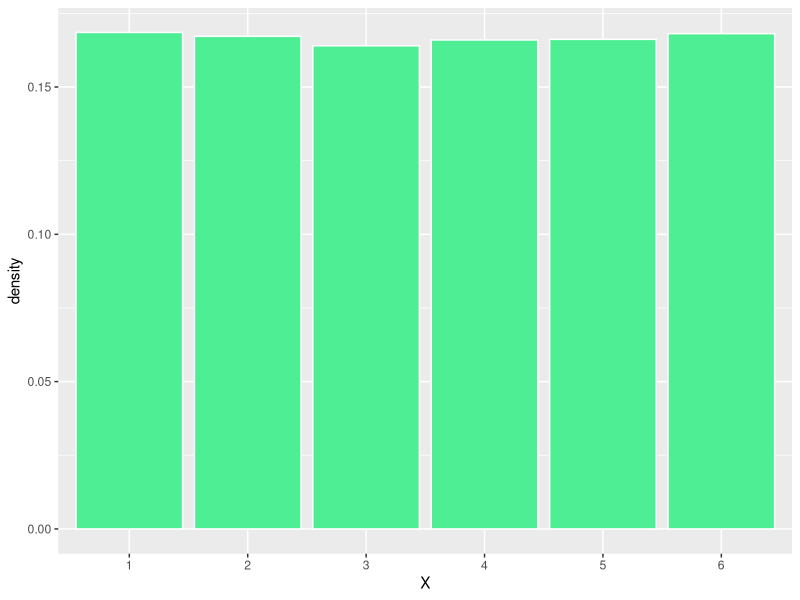
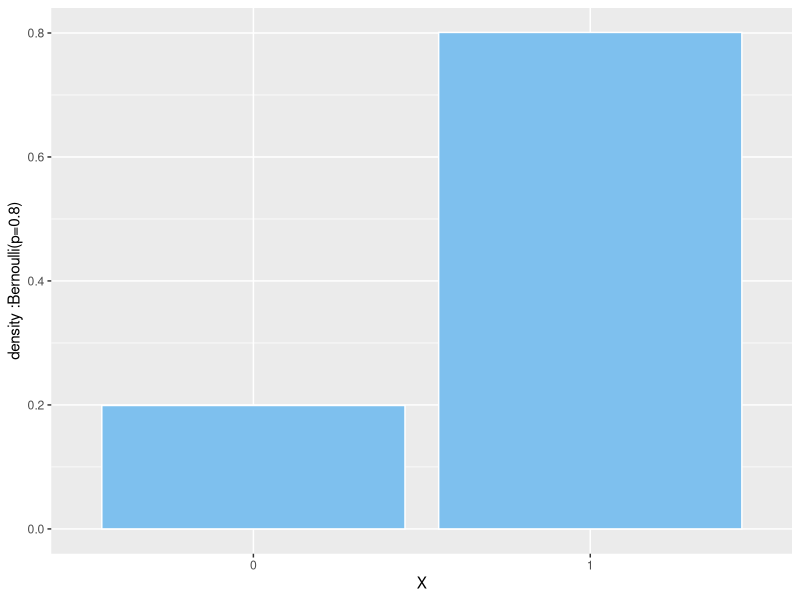
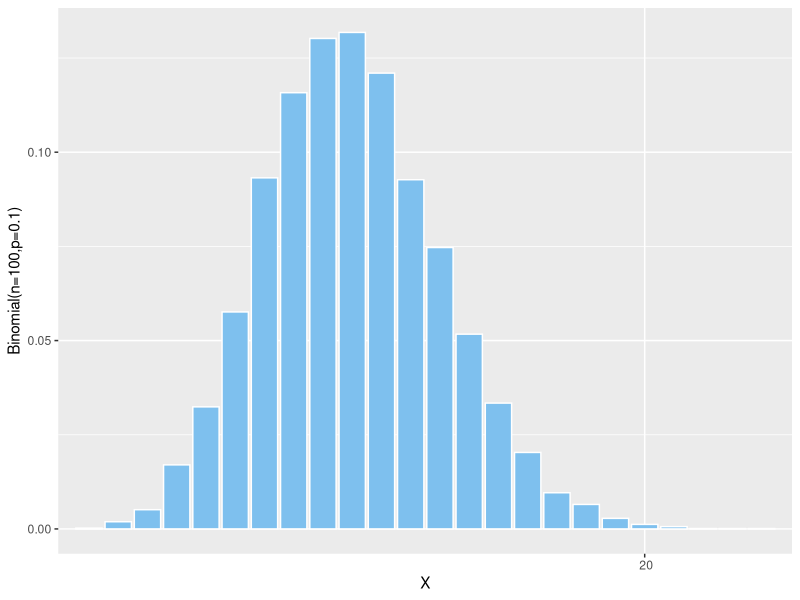
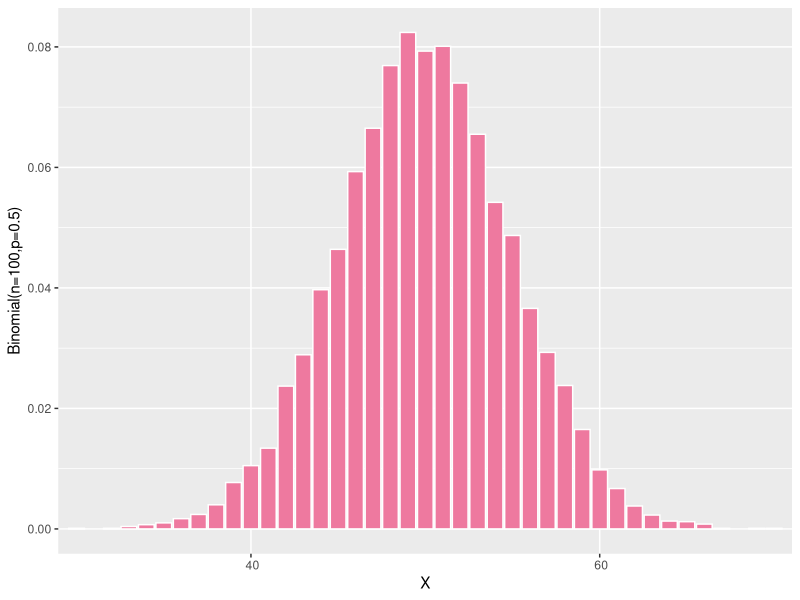
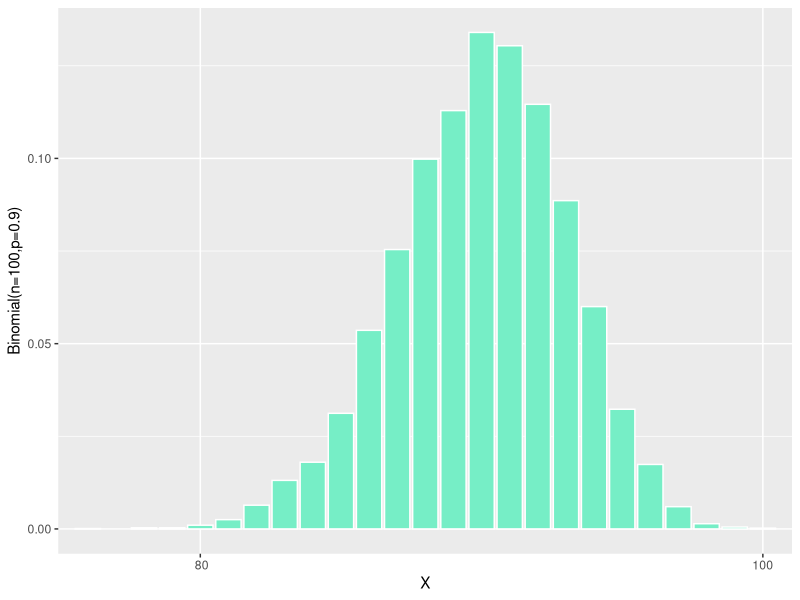
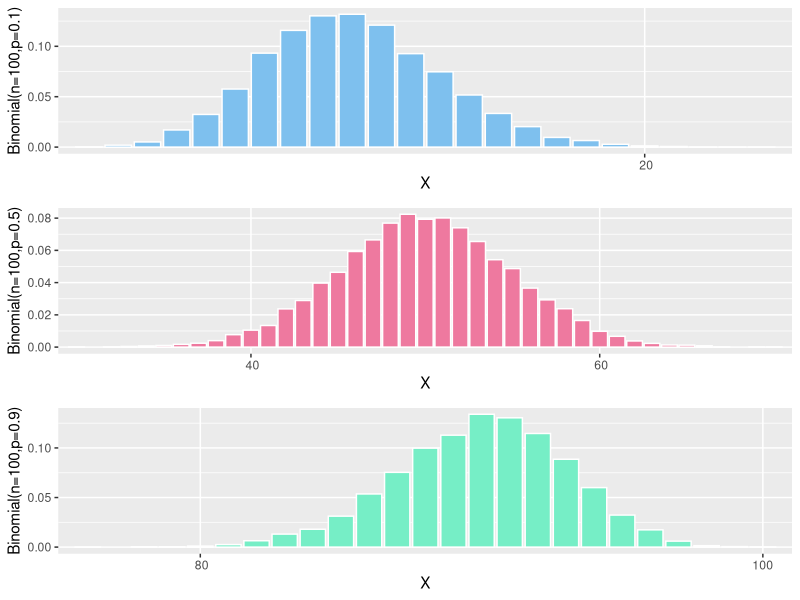
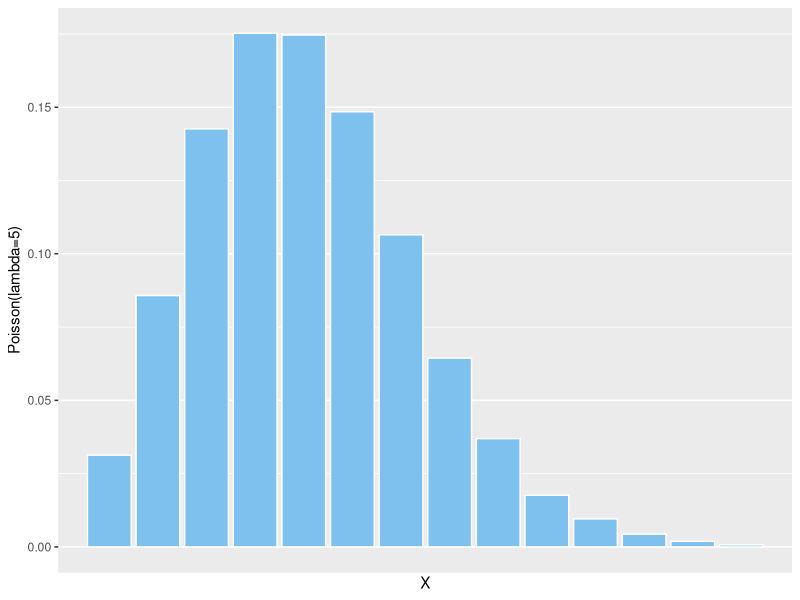
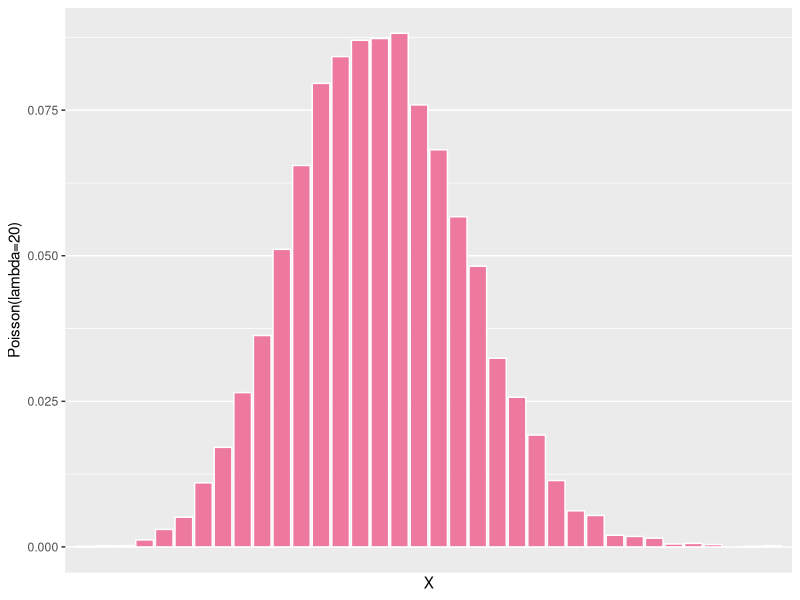

Generate these figures, in order, with R:
library(ggplot2)
library(scales)
multiplot <- function(..., plotlist=NULL, file, cols=1, layout=NULL) {
  library(grid)
  
  # Make a list from the ... arguments and plotlist
  plots <- c(list(...), plotlist)
  
  numPlots = length(plots)
  
  # If layout is NULL, then use 'cols' to determine layout
  if (is.null(layout)) {
    # Make the panel
    # ncol: Number of columns of plots
    # nrow: Number of rows needed, calculated from # of cols
    layout <- matrix(seq(1, cols * ceiling(numPlots/cols)),
                     ncol = cols, nrow = ceiling(numPlots/cols))
  }
  
  if (numPlots==1) {
    print(plots[[1]])
    
  } else {
    # Set up the page
    grid.newpage()
    pushViewport(viewport(layout = grid.layout(nrow(layout), ncol(layout))))
    
    # Make each plot, in the correct location
    for (i in 1:numPlots) {
      # Get the i,j matrix positions of the regions that contain this subplot
      matchidx <- as.data.frame(which(layout == i, arr.ind = TRUE))
      
      print(plots[[i]], vp = viewport(layout.pos.row = matchidx$row,
                                      layout.pos.col = matchidx$col))
    }
  }
}
# uniform
x=sample(1:6,100000,replace = T)
d=data.frame(x=x)
ggplot(d,aes(x=as.factor(x)))+
  geom_bar(fill='seagreen2',color='white',aes(y=..count../sum(..count..)))+
  ylab('density')+xlab('X')
#bernoulli
x=sample(c(0,1),10000,replace=T,p=c(0.2,0.8))
d=data.frame(x=x)
ggplot(d,aes(x=as.factor(x)))+
  geom_bar(fill='skyblue2',color='white',aes(y=..count../sum(..count..)))+
  ylab('density :Bernoulli(p=0.8)')+xlab('X')

#binomial

x=rbinom(10000,100,0.1)
d=data.frame(x=x)
p1=ggplot(d,aes(x=as.factor(x)))+
  geom_bar(fill='skyblue2',color='white',aes(y=..count../sum(..count..)))+
  ylab('Binomial(n=100,p=0.1)')+xlab('X')+scale_x_discrete(breaks= pretty_breaks(),limits=c(1:100))
p1

x=rbinom(10000,100,0.5)
d=data.frame(x=x)
p2=ggplot(d,aes(x=as.factor(x)))+
  geom_bar(fill='palevioletred2',color='white',aes(y=..count../sum(..count..)))+
  ylab('Binomial(n=100,p=0.5)')+xlab('X')+scale_x_discrete(breaks= pretty_breaks(),limits=c(1:100))
p2

x=rbinom(10000,100,0.9)
d=data.frame(x=x)
p3=ggplot(d,aes(x=as.factor(x)))+
  geom_bar(fill='aquamarine2',color='white',aes(y=..count../sum(..count..)))+
  ylab('Binomial(n=100,p=0.9)')+xlab('X')+scale_x_discrete(breaks= pretty_breaks(),limits=c(1:100))
p3

multiplot(p1,p2,p3)

# Poisson

x=rpois(10000,5)
d=data.frame(x=x)
p1=ggplot(d,aes(x=as.factor(x)))+
  geom_bar(fill='skyblue2',color='white',aes(y=..count../sum(..count..)))+
  ylab('Poisson(lambda=5)')+xlab('X')+scale_x_discrete(breaks= pretty_breaks(),limits=c(1:150))
p1

x=rpois(10000,20)
d=data.frame(x=x)
p2=ggplot(d,aes(x=as.factor(x)))+
  geom_bar(fill='palevioletred2',color='white',aes(y=..count../sum(..count..)))+
  ylab('Poisson(lambda=20)')+xlab('X')+scale_x_discrete(breaks= pretty_breaks(),limits=c(1:150))
p2

x=rpois(10000,100)
d=data.frame(x=x)
p3=ggplot(d,aes(x=as.factor(x)))+
  geom_bar(fill='aquamarine2',color='white',aes(y=..count../sum(..count..)))+
  ylab('Poisson(lambda=200)')+xlab('X')+scale_x_discrete(breaks= pretty_breaks(),limits=c(1:150))
p3

multiplot(p1,p2,p3)


#exponential

x=rexp(10000,0.5)
d=data.frame(x=x)
p1=ggplot(d,aes(x=x))+
  geom_histogram(bins=300,fill='aquamarine2',color='aquamarine2',aes(y=..count../sum(..count..)))+
  ylab('Exp(lambda=0.5)')+xlab('X')+scale_x_continuous(limits=c(0,10))
p1

x=rexp(10000,5)
d=data.frame(x=x)
p2=ggplot(d,aes(x=x))+
  geom_histogram(bins=300,fill='skyblue2',color='skyblue2',aes(y=..count../sum(..count..)))+
  ylab('Exp(lambda=5)')+xlab('X')+scale_x_continuous(limits=c(0,10))
p2


x=rexp(10000,10)
d=data.frame(x=x)
p3=ggplot(d,aes(x=x))+
  geom_histogram(bins=300,fill='palevioletred2',color='palevioletred2',aes(y=..count../sum(..count..)))+
  ylab('Exp(lambda=10)')+xlab('X')+scale_x_continuous(limits=c(0,10))
p3

# gemoteric 

x=rgeom(10000,0.1)
d=data.frame(x=x)
p1=ggplot(d,aes(x=x))+
  geom_histogram(bins=300,fill='aquamarine2',color='aquamarine2',aes(y=..count../sum(..count..)))+
  ylab('Geom(p=0.1)')+xlab('X')+scale_x_continuous(limits=c(0,70))+scale_y_continuous(limits=c(0,.3))
p1

x=rgeom(10000,0.2)
d=data.frame(x=x)
p2=ggplot(d,aes(x=x))+
  geom_histogram(bins=300,fill='skyblue2',color='skyblue2',aes(y=..count../sum(..count..)))+
  ylab('Geom(p=0.2)')+xlab('X')+scale_x_continuous(limits=c(0,70))+scale_y_continuous(limits=c(0,.3))
p2


x=rgeom(10000,0.5)
d=data.frame(x=x)
p3=ggplot(d,aes(x=x))+
  geom_histogram(bins=300,fill='palevioletred2',color='palevioletred2',aes(y=..count../sum(..count..)))+
  ylab('Geom(p=0.5)')+xlab('X')+scale_x_continuous(limits=c(0,70))+scale_y_continuous(limits=c(0,.3))
p3

multiplot(p1,p2,p3)

# geometric distribution variance 

x=runif(100,min=0,max=0.8)
y=x/((1-x)^2)

qplot(x,y)

# negative binomial 

mp=function(r,p,xlim,ylim,color){
  x=rnbinom(10000,r,p)
  d=data.frame(x=x)
  plot=ggplot(d,aes(x=x))+
    geom_histogram(bins=300,fill=color,color=color,aes(y=..count../sum(..count..)))+
    ylab(paste0('NegBinom(',r,',',0.1,')'))+xlab('X')+scale_x_continuous(limits=c(0,xlim))+scale_y_continuous(limits=c(0,ylim))
  return(plot)
}

p1=mp(3,0.1,50,0.20,'aquamarine2')
p2=mp(3,0.2,50,0.20,'skyblue2')
p3=mp(3,0.5,50,0.20,'palevioletred2')

p4=mp(6,0.1,50,0.20,'aquamarine2')
p5=mp(6,0.2,50,0.20,'skyblue2')
p6=mp(6,0.5,50,0.20,'palevioletred2')

p7=mp(9,0.1,50,0.20,'aquamarine2')
p8=mp(9,0.2,50,0.20,'skyblue2')
p9=mp(9,0.5,50,0.20,'palevioletred2')


multiplot(p1,p2,p3)
multiplot(p4,p5,p6)
multiplot(p7,p8,p9)

multiplot(p1,p2,p3,p4,p5,p6,p7,p8,p9,cols=3)

